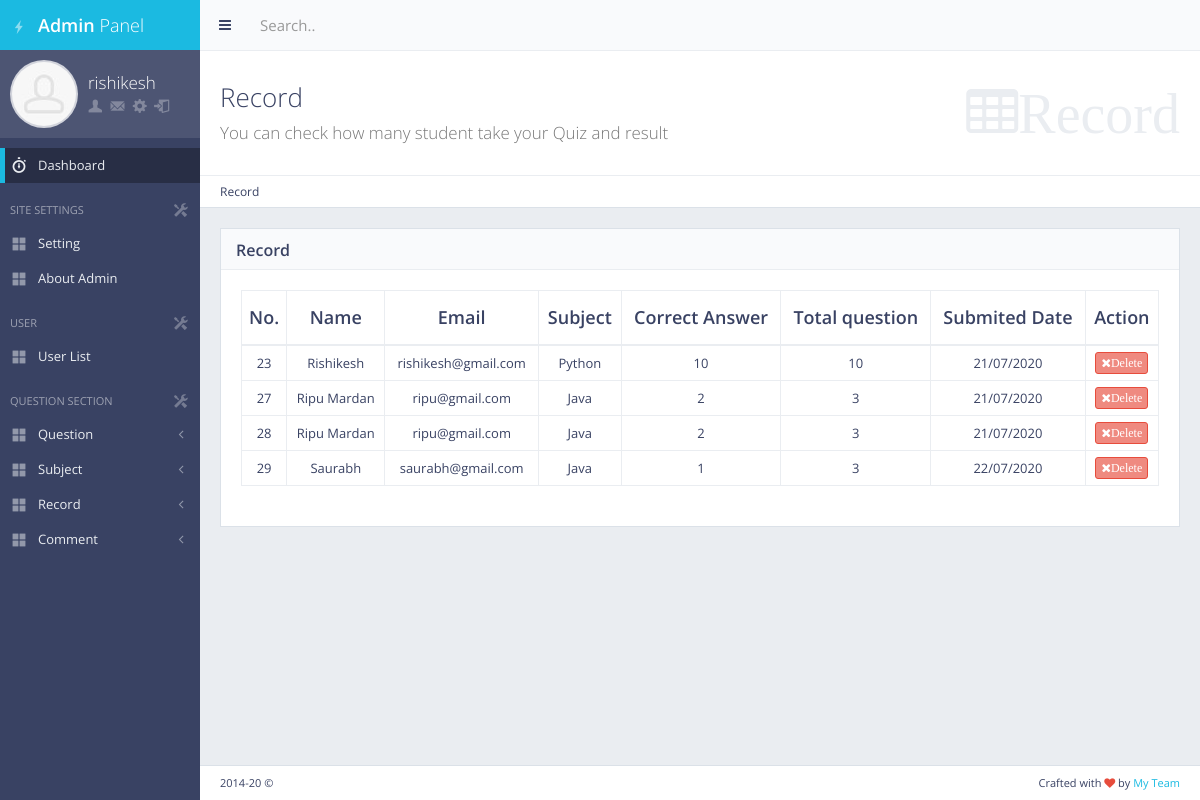
Page /panel/question/record/ (signed in) on the committed database.
### record/models.py (models this page shows, shortened)
class Record(models.Model):
    name=models.CharField(max_length=20)
    email=models.CharField(max_length=50)
    subject=models.CharField(max_length=50, default="-")
    correctAnswer=models.CharField(max_length=20)
    totalQuestion=models.CharField(max_length=20)
    date=models.CharField(max_length=20, default="00/00/00")

### record/views.py (the view)
# urls.py: url(r'^panel/question/record/$', views.record_list, name = 'record_list'),
def record_list(request):
    if not request.user.is_authenticated:
        return redirect("mylogin")
    data=Record.objects.all()
    return render(request, 'back/record.html', {"data":data})

### main/templates/back/record.html (shortened to what this page needs)
{% extends 'back/master.html' %}{% load static %} {% block mainblock %}
<div class="content-header">
    <div class="header-section">
        <h1>
            <i class="fa fa-table">Record</i>Record<br><small>You can check how many student take your Quiz and result</small>
        </h1>
    </div>
</div>
<ul class="breadcrumb breadcrumb-top">
    <li>Record</li>
</ul>
<div class="block full">
    <div class="block-title">
        <h2><strong>Record</strong></h2>
    </div>
    <div class="table-responsive">
        <table id="example-datatable" class="table table-vcenter table-condensed table-bordered">
            <thead>
                <tr>
                    <th class="text-center">No.</th>
                    <th class="text-center">Name</th>
                    <th class="text-center">Email</th>
                    <th class="text-center">Subject</th>
                    <th class="text-center">Correct Answer</th>
                    <th class="text-center">Total question</th>
                    <th class="text-center">Submited Date</th>
                    <th class="text-center">Action</th>
                </tr>
            </thead>
            <tbody>
                {% for i in data%}
                <tr>
                    <td class="text-center">{{i.pk}}</td>
                    <td class="text-center">{{i.name}}</td>
                    <td class="text-center">{{i.email}}</td>
                    <td class="text-center">{{i.subject}}</td>
                    <td class="text-center">{{i.correctAnswer}}</td>
                    <td class="text-center">{{i.totalQuestion}}</td>
                    <td class="text-center">{{i.date}}</td>
                    <td class="text-center">
                        <div class="btn-group">
                            <a href="{%url 'record_delete' pk=i.pk %}" ata-toggle="tooltip" title="Delete" class="btn btn-xs btn-danger"><i class="fa fa-times">Delete</i></a>
                        </div>
                    </td>
                </tr>
                {% endfor %}
            </tbody>
        </table>
    </div>
</div>
{% endblock %}

### main/templates/back/master.html (shortened to what this page needs)
{% load static %}{% if user.is_authenticated %}{% if request.user.is_superuser %}
<!DOCTYPE html>
<html class="no-js" lang="en">
<head>
    <link rel="stylesheet" href="{% static 'back/css/bootstrap.min.css' %}">
    <link rel="stylesheet" href="{% static 'back/css/plugins.css' %}">
    <link rel="stylesheet" href="{% static 'back/css/main.css' %}">
    <link rel="stylesheet" href="{% static 'back/css/themes.css' %}">
</head>
<body>
    <div id="page-wrapper">
        <div id="page-container" class="sidebar-partial sidebar-visible-lg sidebar-no-animations">
            <div id="sidebar">
                <div id="sidebar-scroll">
                    <div class="sidebar-content">
                        <a href="/panel/" class="sidebar-brand">
                            <i class="gi gi-flash"></i><span class="sidebar-nav-mini-hide"><strong>Admin </strong>Panel</span>
                        </a>
                        <div class="sidebar-section sidebar-user clearfix sidebar-nav-mini-hide">
                            <div class="sidebar-user-avatar">
                                <a href="page_ready_user_profile.html">
                                    <img src="{% static 'back/img/placeholders/avatars/avatar2.jpg' %}" alt="avatar">
                                </a>
                            </div>
                            <div class="sidebar-user-name">{{request.user}}</div>
                            <div class="sidebar-user-links">
                                <a href="page_ready_user_profile.html" data-toggle="tooltip" data-placement="bottom" title="Profile"><i class="gi gi-user"></i></a>
                                <a href="page_ready_inbox.html" data-toggle="tooltip" data-placement="bottom" title="Messages"><i class="gi gi-envelope"></i></a>
                                <a href="/panel/change/password/" class="enable-tooltip" data-placement="bottom" title="Settings"><i class="gi gi-cogwheel"></i></a>
                                <a href="/logout/" data-toggle="tooltip" data-placement="bottom" title="Logout"><i class="gi gi-exit"></i></a>
                            </div>
                        </div>
                        <ul class="sidebar-nav">
                            <li>
                                <a href="/panel/" class=" active"><i class="gi gi-stopwatch sidebar-nav-icon"></i><span class="sidebar-nav-mini-hide">Dashboard</span></a>
                            </li>
                            <li class="sidebar-header">
                                <span class="sidebar-header-options clearfix"><a href="javascript:void(0)" data-toggle="tooltip" title="Quick Settings"><i class="gi gi-settings"></i></a></span>
                                <span class="sidebar-header-title">Site Settings</span>
                            </li>
                            <li>
                                <a href="/panel/setting/"><i class="gi gi-show_big_thumbnails sidebar-nav-icon"></i><span class="sidebar-nav-mini-hide">Setting</span></a>
                            </li>
                            <li>
                                <a href="/panel/about/setting/"><i class="gi gi-show_big_thumbnails sidebar-nav-icon"></i><span class="sidebar-nav-mini-hide">About Admin</span></a>
                            </li>
                            <li class="sidebar-header">
                                <span class="sidebar-header-options clearfix"><a href="javascript:void(0)" data-toggle="tooltip"
                                        title="Quick Settings"><i class="gi gi-settings"></i></a></span>
                                <span class="sidebar-header-title">User</span>
                            </li>
                            <li>
                                <a href="/panel/manager/list/"><i class="gi gi-show_big_thumbnails sidebar-nav-icon"></i><span class="sidebar-nav-mini-hide">User List</span></a>
                            </li>
                            <li class="sidebar-header">
                                <span class="sidebar-header-options clearfix"><a href="javascript:void(0)" data-toggle="tooltip" title="Quick Settings"><i class="gi gi-settings"></i></a></span>
                                <span class="sidebar-header-title">Question Section</span>
                            </li>
                            <li>
                                <a href="#" class="sidebar-nav-menu"><i class="fa fa-angle-left sidebar-nav-indicator sidebar-nav-mini-hide"></i><i class="gi gi-show_big_thumbnails sidebar-nav-icon"></i><span class="sidebar-nav-mini-hide">Question</span></a>
                            </li>
                            <li>
                                <a href="#" class="sidebar-nav-menu"><i class="fa fa-angle-left sidebar-nav-indicator sidebar-nav-mini-hide"></i><i class="gi gi-show_big_thumbnails sidebar-nav-icon"></i><span class="sidebar-nav-mini-hide">Subject</span></a>
                            </li>
                            <li>
                                <a href="/panel/question/record/" class="sidebar-nav-menu"><i class="fa fa-angle-left sidebar-nav-indicator sidebar-nav-mini-hide"></i><i class="gi gi-show_big_thumbnails sidebar-nav-icon"></i>Record</span></a>
                            </li>
                            <li>
                                <a href="" class="sidebar-nav-menu"><i class="fa fa-angle-left sidebar-nav-indicator sidebar-nav-mini-hide"></i><i class="gi gi-show_big_thumbnails sidebar-nav-icon"></i>Comment</span></a>
                            </li>
                        </ul>
                    </div>
                </div>
            </div>
            <div id="main-container">
                <header class="navbar navbar-default">
                    <ul class="nav navbar-nav-custom">
                        <li>
                            <a href="javascript:void(0)" onclick="App.sidebar('toggle-sidebar');this.blur();">
                                <i class="fa fa-bars fa-fw"></i>
                            </a>
                        </li>
                    </ul>
                    <form action="page_ready_search_results.html" method="post" class="navbar-form-custom">
                        <div class="form-group">
                            <input type="text" id="top-search" name="top-search" class="form-control" placeholder="Search..">
                        </div>
                    </form>
                </header>
                <div id="page-content">
                    {% block mainblock %} {% endblock %}
                </div>
                <footer class="clearfix">
                    <div class="pull-right">
                        Crafted with <i class="fa fa-heart text-danger"></i> by <a href="#" target="_blank">My Team</a>
                    </div>
                    <div class="pull-left">
                        <span id="year-copy"></span> &copy;
                    </div>
                </footer>
            </div>
        </div>
    </div>
</body>
</html>{% endif %}{% else %} Please Login{% endif %}

### rows in the picture
Record: pk "23", name "Rishikesh", email "rishikesh@gmail.com", subject "Python", correctAnswer "10", totalQuestion "10", date "21/07/2020"
Record: pk "27", name "Ripu Mardan", email "ripu@gmail.com", subject "Java", correctAnswer "2", totalQuestion "3", date "21/07/2020"
Record: pk "28", name "Ripu Mardan", email "ripu@gmail.com", subject "Java", correctAnswer "2", totalQuestion "3", date "21/07/2020"
Record: pk "29", name "Saurabh", email "saurabh@gmail.com", subject "Java", correctAnswer "1", totalQuestion "3", date "22/07/2020"

### other values in the picture
{{ request.user }} "rishikesh"
